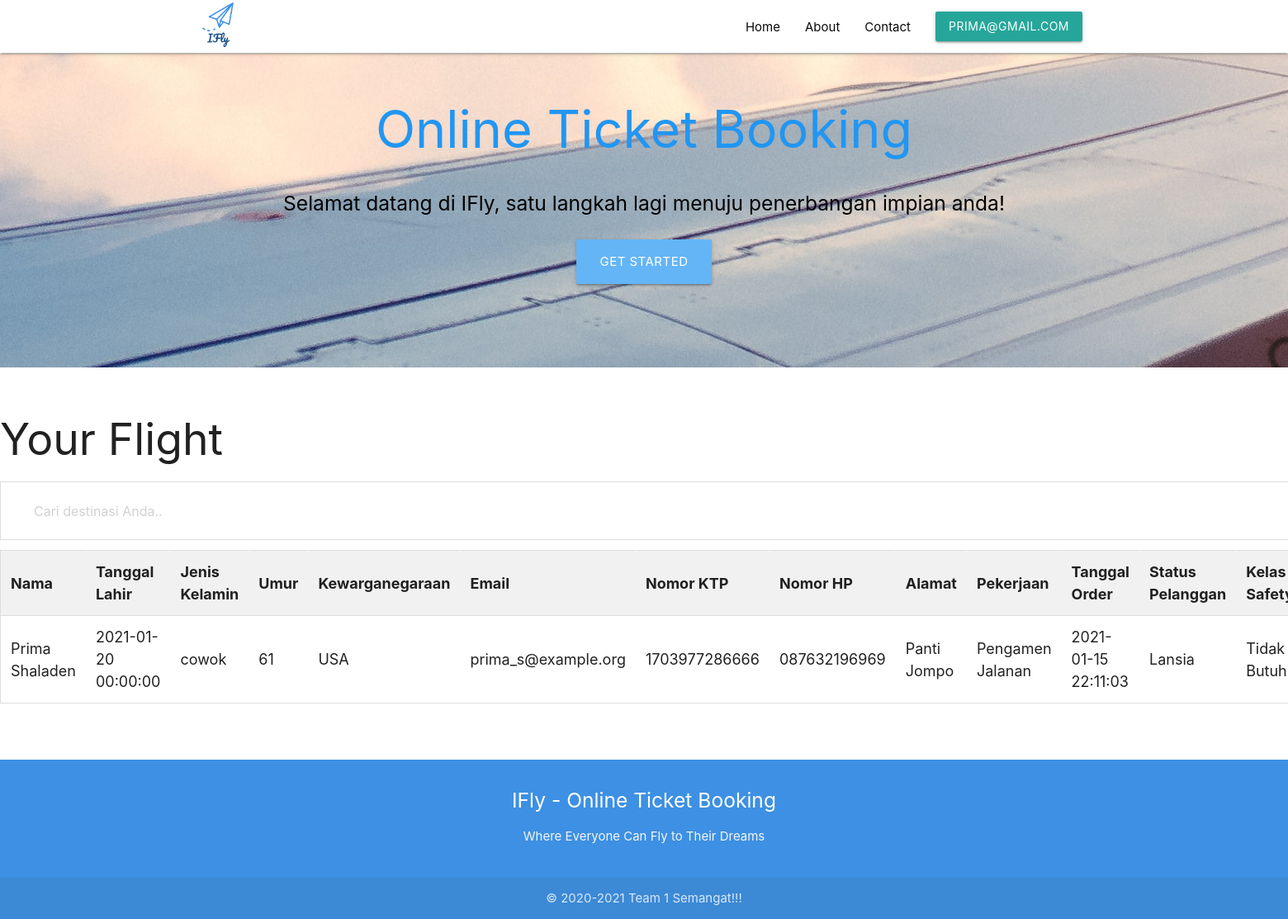
The page /pemesanan.php (signed in) on the database its author committed.
### tables this page shows
CREATE TABLE IF NOT EXISTS `pesanan_pelanggan` (
  `id_pelanggan` int(11) NOT NULL,
  `id_status_pelanggan` tinyint(4) NOT NULL,
  `id_kelas_safety` tinyint(4) NOT NULL,
  `nama` varchar(50) NOT NULL,
  `tgl_lahir` datetime NOT NULL,
  `jenis_kelamin` varchar(50) NOT NULL,
  `umur` tinyint(2) NOT NULL,
  `kewarganegaraan` varchar(20) NOT NULL,
  `email` varchar(50) NOT NULL,
  `nomor_ktp` varchar(16) NOT NULL,
  `no_hp` varchar(13) NOT NULL,
  `alamat` varchar(150) NOT NULL,
  `pekerjaan` varchar(25) NOT NULL,
  `suket_covid` varchar(50) DEFAULT NULL,
  `tgl_perubahan` datetime DEFAULT NULL
);

### pemesanan.php (the view, shortened to what this page needs)
<?php
include 'conn.php';
$view = "SELECT * FROM pesanan_pelanggan";
$rows = mysqli_query($conn, $view);
include 'header.php';
?>
    <div class="home">
      <div id="index-banner" class="parallax-container">
        <div class="section no-pad-bot">
          <div class="container">
            <br><br>
            <h1 class="header center blue-text">Online Ticket Booking</h1>
            <div class="row center">
              <h5
                  class="header col s12 black-text">Selamat datang di IFly, satu langkah lagi menuju penerbangan impian anda!
              </h5>
            </div>
            <div class="row center">
            <?php if ($_SESSION) : ?>
                <a href="order.php" id="download-button" class="btn-large waves-effect waves-light blue lighten-2">Get Started</a>
            <?php else: ?>
                <a href="login.php" id="download-button" class="btn-large waves-effect waves-light blue lighten-2">Get Started</a>
            <?php endif; ?>
            </div>
            <br><br>
          </div>
        </div>
        <div width="100%" class="parallax"><img src="images/Parallax1.jpg" alt="Unsplashed background img 1"></div>
      </div>
      <br>
        </head>
        <body>
        <h2>Your Flight</h2>
        <input type="text" id="myInput" onkeyup="myFunction()" placeholder="Cari destinasi Anda.." title="Type in a name">
        <table id="myTable">
        <tr class="header">
            <th style="width:auto%;">Nama</th>
            <th style="width:auto%;">Tanggal Lahir</th>
            <th style="width:auto%;">Jenis Kelamin</th>
            <th style="width:auto%;">Umur</th>
            <th style="width:auto%;">Kewarganegaraan</th>
            <th style="width:auto%;">Email</th>
            <th style="width:auto%;">Nomor KTP</th>
            <th style="width:auto%;">Nomor HP</th>
            <th style="width:auto%;">Alamat</th>
            <th style="width:auto%;">Pekerjaan</th>
            <th style="width:auto%;">Tanggal Order</th>
            <th style="width:auto%;">Status Pelanggan</th>
            <th style="width:auto%;">Kelas Safety</th>
        </tr>
        <?php foreach($rows as $row) : ?>
        <tr>
            <td><?= $row['nama']?></td>
            <td><?= $row['tgl_lahir']?></td>
            <td><?= $row['jenis_kelamin']?></td>
            <td><?= $row['umur']?></td>
            <td><?= $row['kewarganegaraan']?></td>
            <td><?= $row['email']?></td>
            <td><?= $row['nomor_ktp']?></td>
            <td><?= $row['no_hp']?></td>
            <td><?= $row['alamat']?></td>
            <td><?= $row['pekerjaan']?></td>
            <td><?= $row['tgl_perubahan']?></td>
            <td>
              <?php
                  if($row['id_status_pelanggan']==3){
                    echo 'Lansia';
                  }
                  elseif($row['id_status_pelanggan']==2){
                    echo 'Reguler';
                  }
                  else{
                    echo 'Balita';
                  }
              ?>
            </td>
            <td>
              <?php
                  if($row['id_kelas_safety']==1){
                    echo 'Butuh';
                  }
                  else{
                    echo 'Tidak Butuh';
                  }
              ?>
            </td>
        </tr>
        <?php endforeach; ?>
        </table>
        <br>
        <br>
        <br>
    </div>
<?php
include 'footer.php';
?>

### css/style.css (style rules this page uses)
.parallax-container { min-height: 380px; line-height: 0; height: auto; width: 100%; color: rgba(255,255,255,.9); }
.parallax-container .section { width: 100%; }

### pemesanan.php (style rules this page uses)
* { box-sizing: border-box; }
#myInput { background-image: url('/css/searchicon.png'); background-position: 10px 10px; background-repeat: no-repeat; width: 100%; font-size: 16px; padding: 12px 20px 12px 40px; border: 1px solid #ddd; margin-bottom: 12px; }
#myTable { border-collapse: collapse; width: 100%; border: 1px solid #ddd; font-size: 18px; }
#myTable th, #myTable td { text-align: left; padding: 12px; }
#myTable tr { border-bottom: 1px solid #ddd; }
#myTable tr.header, #myTable tr:hover { background-color: #f1f1f1; }

### rows shown on the page
pesanan_pelanggan: nama "Prima Shaladen", tgl_lahir "2021-01-20 00:00:00", jenis_kelamin "cowok", umur "61", kewarganegaraan "USA", email "prima_s@example.org", nomor_ktp "1703977286666", no_hp "087632196969", alamat "Panti Jompo", pekerjaan "Pengamen Jalanan", tgl_perubahan "2021-01-15 22:11:03", shows "Lansia", shows "Tidak Butuh"

### other values the page prints
$_SESSION['email'] "PRIMA@GMAIL.COM"
